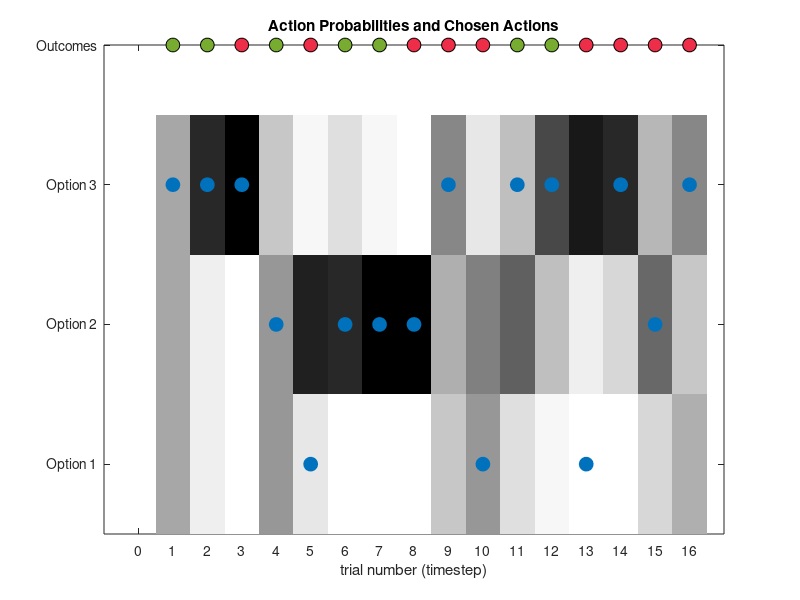

Write MATLAB code to recreate this figure.
% RL 15: Rescorla-Wagner (RW) 1 learning rate (LR) + 1 forgeting rate (FR) + error-dependent decision noise model 
% 
% Simulation & plotting script for the three-armed bandit (TAB) task 

%% Set up
% Example block probabilities for a single block.
BlockProbs = [0.4937 0.8078 0.6343; % win probability
              0.5063 0.1922 0.3657];% loss probability

% RW 1LR + 1FR + error-depend decision noise model parameters
% 1) learning rate (range between 0 and 1)
params.alpha = 0.5;
% 2) forgetting rate (range between 0 and 1)
params.psi = 0.25;
% 3) information bonus (any real value)
params.gamma = 0.01;
% 4) initial inverse temperature (range > 0)
params.beta_0 = 4;
% 5) inverse temperature update rate (range between 0 and 1)
params.alpha_d = 0.5;

%% Run simulation

% For a decision task with N choices.
N_CHOICES = 3;
% Total number of trials (T) per block.
T = 16;

% Set up vectors with dimensions for both time and number of choices to keep track of
% components of choice value over time:
expected_value_w_info = zeros(N_CHOICES, T);    % overall expected value
expected_reward_value = zeros(N_CHOICES, T);    % value of expected reward
expected_info_value = zeros(N_CHOICES, T);      % value of expected information gain
last_chosen = zeros(N_CHOICES, T);              % trial number where an action was last taken

% Represents the probability distribution (P) over choices on each trial.
P = zeros(N_CHOICES, T);

% Empty vectors to store stimulated choices, rewards, action probabilities, and
% prediction error, and beta values.
sim_choices = zeros(1, T);
sim_rewards = zeros(1, T);
action_probabilities = zeros(1, T);
prediction_error_sequence = zeros(1,T);
beta = zeros(1, T);
beta(1) = params.beta_0; % set initial value

% For each trial (timestep)...
for t = 1:T
    
    % Compute expected value for each option.
    expected_info_value(:, t) = (t-last_chosen(:,t));
    expected_value_w_info(:, t) = expected_reward_value(:, t) + params.gamma*expected_info_value(:, t);
    
    % Compute action probabilities.
    P(:, t) = exp(beta(t) * expected_value_w_info(:, t)) / sum(exp(beta(t) * expected_value_w_info(1:N_CHOICES, t)));
    
    % Simulate actions.
    choice_at_t = find(rand < cumsum(P(:,t)),1);
    sim_choices(1,t) = choice_at_t;
    
    % Store the probability of chosen action on current trial.
    action_probabilities(t) = P(choice_at_t, t);
    
    % Copy previous values (to keep unchosen choices at
    % the same value from the previous timestep).
    expected_reward_value(:, t + 1) = expected_reward_value(:, t);
    last_chosen(:, t + 1) = last_chosen(:, t);
    last_chosen(choice_at_t, t + 1) = t;
    
    % Simulate rewards.
    outcome = find(rand < cumsum(BlockProbs(:, choice_at_t)), 1); % 1: win, 2: loss
    sim_rewards(1, t) =  -1 * (outcome -2); % 1: win, 0: loss
    
    % Compute prediction error.
    if sim_rewards(1, t) == 1
        prediction_error = sim_rewards(1, t) - expected_reward_value(choice_at_t, t);
    elseif sim_rewards(1, t) == 0
        reward_trans = -1; % transform loss value to -1
        prediction_error = reward_trans - expected_reward_value(choice_at_t, t);
    end
    
    % Update expected reward value of the chosen option.
    expected_reward_value(choice_at_t, t+1) = expected_reward_value(choice_at_t, t) + params.alpha*prediction_error;
    
    % Forgetting for unchosen options.
    unchose_opt_ls = find([1 2 3] ~= choice_at_t);
    expected_reward_value(unchose_opt_ls, t+1) = (1-params.psi)*(expected_reward_value(unchose_opt_ls, t));
    
    % Update beta (inverse temperature).
    beta(t+1) = beta(t) + params.alpha_d*prediction_error;
    beta(t+1) = max(beta(t+1), 0.01); % keep values above 0.01 for numerical reasons.
    
    % Store the value of prediction error. 
    prediction_error_sequence(t) = prediction_error;
    
    % Trims final value in expected reward value (due to an unnecessary value added at the end).
    expected_reward_value = expected_reward_value(:, 1:T);
    
end


%% Plotting
% Plot the choices(blue), outcomes(green/red), and action probabilties (gray scale; darker = higher probability) 
% of all options across trials (timestep).
col = {[0, 0.4470, 0.7410], ...       % blue
       [0.4660, 0.6740, 0.1880], ...  % green
       [0.9350, 0.1780, 0.2840], ...  % red
      };                    
cols = [0:1/32:1; 0:1/32:1; 0:1/32:1]';
MarkerSize = 10;

figure(1)
for i = 1:T
    if sim_rewards(1, i) == 1
        plot(i,4,'o','MarkerSize',MarkerSize,"MarkerEdgeColor", 'black','MarkerFaceColor',col{2})
        hold on
    else
        plot(i,4,'o','MarkerSize',MarkerSize,"MarkerEdgeColor", 'black','MarkerFaceColor',col{3})
        hold on
    end
end

imagesc([1 - P]); colormap(cols) , hold on
plot([sim_choices],'o','MarkerSize',MarkerSize,"MarkerEdgeColor", col{1},'MarkerFaceColor',col{1})
xlabel("trial number (timestep)")
title('Action Probabilities and Chosen Actions')
xlim([-1,T+1])
set(gca, 'XTick', [0:T]),
set(gca, 'YTick', [1:4]), set(gca, 'YTickLabel', {'Option 1','Option 2','Option 3' 'Outcomes' })
